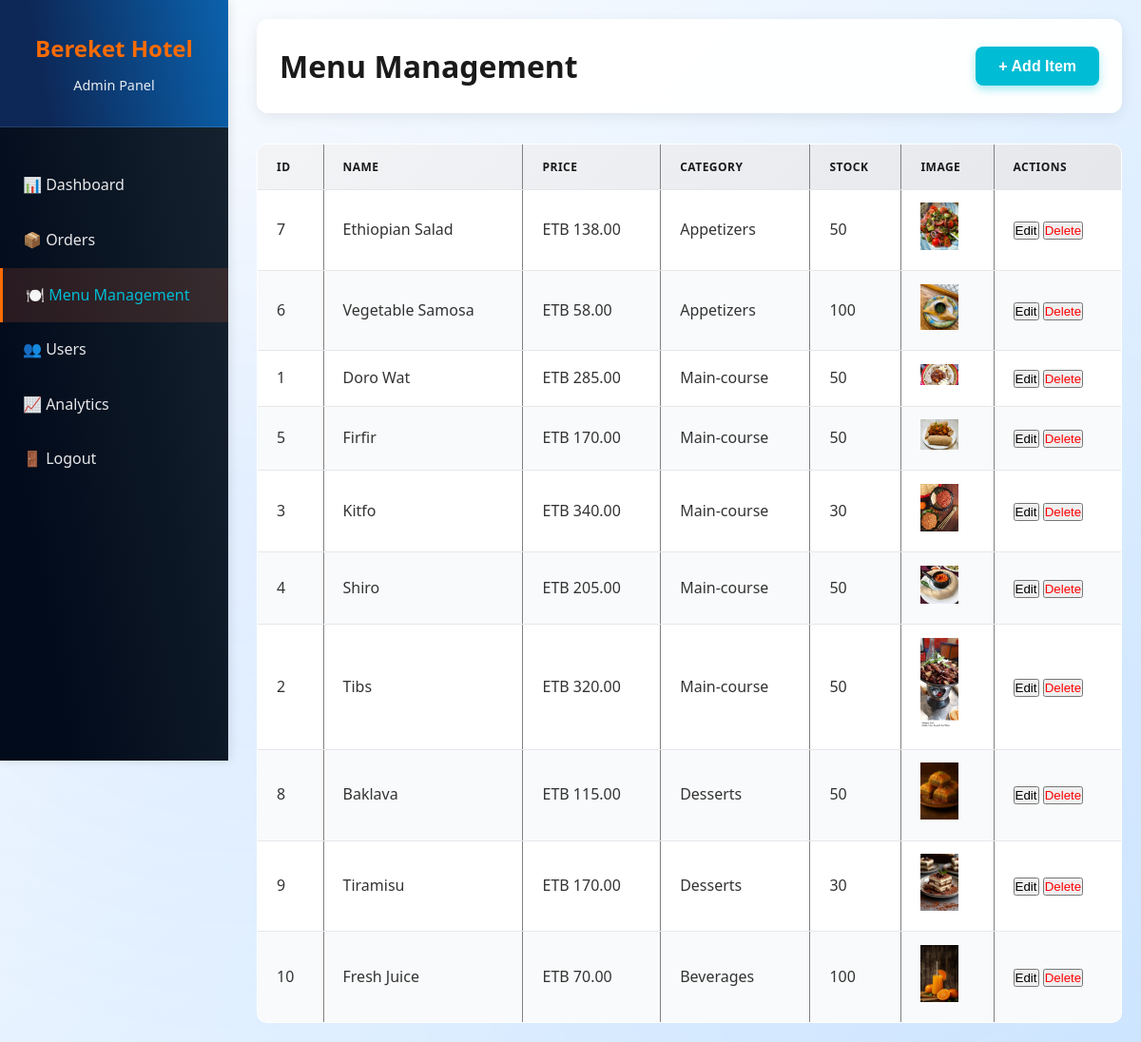
Page /admin/menu.php (signed in) on the committed database.
### tables this page shows
CREATE TABLE IF NOT EXISTS menu_items (
    id INT AUTO_INCREMENT PRIMARY KEY,
    name VARCHAR(255) NOT NULL,
    description TEXT,
    price DECIMAL(10, 2) NOT NULL,
    category ENUM('appetizers', 'main-course', 'desserts', 'beverages') NOT NULL,
    image VARCHAR(255),
    stock INT DEFAULT 0,
    status ENUM('active', 'inactive') DEFAULT 'active',
    created_at TIMESTAMP DEFAULT CURRENT_TIMESTAMP,
    updated_at TIMESTAMP DEFAULT CURRENT_TIMESTAMP ON UPDATE CURRENT_TIMESTAMP,
    INDEX idx_category (category),
    INDEX idx_status (status)
);

### admin/menu.php (the view, shortened to what this page needs)
<?php
$conn = getDBConnection();
$items = [];
$result = $conn->query("SELECT * FROM menu_items ORDER BY category, name");
if ($result) {
    while ($row = $result->fetch_assoc()) { $items[] = $row; }
}
?>
<!DOCTYPE html>
<html lang="en">
<head>
    <link rel="stylesheet" href="admin.css">
</head>
<body>
    <div class="admin-container">
        <aside class="sidebar">
            <div class="sidebar-header"><h2>Bereket Hotel</h2><p>Admin Panel</p></div>
            <div style="padding:0 1rem 1rem 1rem;">
            </div>
            <nav class="sidebar-nav">
                <a href="index.php" class="nav-item">📊 Dashboard</a>
                <a href="orders.php" class="nav-item">📦 Orders</a>
                <a href="menu.php" class="nav-item active">🍽️ Menu Management</a>
                <a href="users.php" class="nav-item">👥 Users</a>
                <a href="analytics.php" class="nav-item">📈 Analytics</a>
                <a href="logout.php" class="nav-item">🚪 Logout</a>
            </nav>
        </aside>
        <main class="main-content">
            <header class="content-header" style="display:flex;justify-content:space-between;align-items:center;gap:12px;">
                <div style="display:flex;gap:12px;align-items:center;">
                    <h1 style="margin:0;">Menu Management</h1>
                </div>
                <div>
                    <button onclick="openAddModal()" class="btn-primary">+ Add Item</button>
                </div>
            </header>
            <div class="table-container">
                <table class="data-table" border="1" width="100%" style="border-collapse: collapse;">
                    <thead>
                        <tr>
                            <th>ID</th><th>Name</th><th>Price</th><th>Category</th><th>Stock</th><th>Image</th><th>Actions</th>
                        </tr>
                    </thead>
                    <tbody>
                        <?php foreach ($items as $item): ?>
                        <tr>
                            <td><?php echo $item['id']; ?></td>
                            <td><?php echo htmlspecialchars($item['name']); ?></td>
                            <td>ETB <?php echo number_format($item['price'], 2); ?></td>
                            <td><?php echo ucfirst($item['category']); ?></td>
                            <td><?php echo $item['stock']; ?></td>
                            <td>
                                <?php
                                $imagePath = $item['image'];
                                $imagePath = preg_replace('#^\.\.?/#', '', $imagePath);
                                if(strpos($imagePath, 'uploads/') === 0):
                                    echo '<img src="../' . htmlspecialchars($imagePath) . '" width="40" alt="' . htmlspecialchars($item['name']) . '" onerror="this.src=\'../asset/image/doro.jpg\'">';
                                elseif(strpos($imagePath, 'asset/') === 0):
                                    echo '<img src="../' . htmlspecialchars($imagePath) . '" width="40" alt="' . htmlspecialchars($item['name']) . '" onerror="this.src=\'../asset/image/doro.jpg\'">';
                                elseif(preg_match('#^(https?://|data:)#', $imagePath)):
                                    echo '<img src="' . htmlspecialchars($imagePath) . '" width="40" alt="' . htmlspecialchars($item['name']) . '" onerror="this.src=\'../asset/image/default.jpg\'">';
                                else:
                                    if (strlen($imagePath) < 20 && !strpos($imagePath, '.')) {
                                        echo htmlspecialchars($imagePath);
                                    } else {
                                        echo '<img src="../asset/image/doro.jpg" width="40" alt="' . htmlspecialchars($item['name']) . '">';
                                    }
                                endif;
                                ?>
                            </td>
                            <td>
                                <button onclick='editItem(<?php echo json_encode($item); ?>)'>Edit</button>
                                <form method="POST" style="display:inline;" onsubmit="return confirm('Delete this item?');">
                                    <button type="submit" style="color:red;">Delete</button>
                                </form>
                            </td>
                        </tr>
                        <?php endforeach; ?>
                    </tbody>
                </table>
            </div>
        </main>
    </div>
</body>
</html>

### admin/admin.css (style rules this page uses)
* { margin: 0; padding: 0; box-sizing: border-box; }
:root { --nav-gradient: linear-gradient(80deg, rgb(2, 11, 27) 20%, rgb(23, 36, 48) 100%); --bg-gradient: linear-gradient(135deg, #ffffff 0%, #f0f7ff 30%, #e0efff 60%, #d0e7ff 100%); --hero-gradient: linear-gradient(80deg, rgb(13, 40, 87) 20%, rgb(11, 98, 173) 100%); --cyan: #00bcd4; --cyan-dark: #00a0b8; --orange: #ff6b35; --orange-light: rgb(250, 107, 5); --text-dark: #1a1a1a; --text-body: #333; --white: #fff; }
body { font-family: 'Segoe UI', Tahoma, Geneva, Verdana, sans-serif; background: var(--bg-gradient); background-attachment: fixed; color: var(--text-body); line-height: 1.6; min-height: 100vh; position: relative; }
body::before { content: ''; position: fixed; top: 0; left: 0; right: 0; bottom: 0; background-image: radial-gradient(circle at 20% 50%, rgba(59, 130, 246, 0.06) 0%, transparent 50%), radial-gradient(circle at 80% 80%, rgba(96, 165, 250, 0.04) 0%, transparent 50%); pointer-events: none; z-index: 0; }
.admin-container { display: flex; min-height: 100vh; position: relative; z-index: 1; }
.sidebar { width: 250px; background: var(--nav-gradient); color: var(--white); position: fixed; height: 100vh; overflow-y: auto; box-shadow: 2px 0 10px rgba(0, 0, 0, 0.1); z-index: 100; transition: transform 0.3s ease; }
.sidebar-header { padding: 2rem 1.5rem; background: var(--hero-gradient); text-align: center; border-bottom: 1px solid rgba(255, 255, 255, 0.1); }
.sidebar-header h2 { color: var(--orange-light); font-size: 1.5rem; margin-bottom: 0.5rem; }
.sidebar-header p { font-size: 0.9rem; opacity: 0.9; }
.sidebar-nav { padding: 1rem 0; }
.nav-item { display: flex; align-items: center; padding: 1rem 1.5rem; color: rgba(255, 255, 255, 0.9); text-decoration: none; transition: all 0.3s ease; position: relative; border-radius: 0; }
.nav-item.active { color: var(--cyan); background: rgba(255, 107, 53, 0.15); border-left: 3px solid var(--orange-light); }
.main-content { flex: 1; margin-left: 250px; padding: 2rem; position: relative; z-index: 1; }
.content-header { display: flex; justify-content: space-between; align-items: center; margin-bottom: 2rem; background: rgba(255, 255, 255, 0.95); padding: 1.5rem; border-radius: 12px; box-shadow: 0 4px 15px rgba(0, 0, 0, 0.08); -webkit-backdrop-filter: blur(10px); backdrop-filter: blur(10px); }
.content-header h1 { font-size: 2rem; color: var(--text-dark); margin: 0; }
.table-container { overflow-x: auto; border-radius: 10px; }
.data-table { width: 100%; border-collapse: collapse; background: var(--white); border-radius: 10px; overflow: hidden; }
.data-table thead { background: linear-gradient(135deg, #f3f4f6 0%, #e5e7eb 100%); }
.data-table th, .data-table td { padding: 0.85rem 1.25rem; text-align: left; border-bottom: 1px solid #e5e7eb; }
.data-table th { font-weight: 600; color: var(--text-dark); text-transform: uppercase; letter-spacing: 0.04em; font-size: 0.75rem; }
.data-table tbody tr { transition: all 0.2s ease; }
.data-table tbody tr:nth-child(even) { background-color: #f9fafb; }
.btn-primary, .btn-secondary, .btn-small, .btn-danger { padding: 0.7rem 1.5rem; border: none; border-radius: 8px; cursor: pointer; font-weight: 600; text-decoration: none; display: inline-block; transition: all 0.3s ease; font-size: 1rem; box-shadow: 0 4px 10px rgba(0, 188, 212, 0.35); }
.btn-primary { background-color: var(--cyan); color: var(--white); }

### admin/menu.php (style rules this page uses)
.admin-container { display: flex; min-height: 100vh; }
.sidebar { width: 240px; flex: 0 0 240px; }
.main-content { flex: 1; padding: 20px; }

### rows in the picture
menu_items: id "7", name "Ethiopian Salad", price "138.00", category "Appetizers", stock "50", image (picture)
menu_items: id "6", name "Vegetable Samosa", price "58.00", category "Appetizers", stock "100", image (picture)
menu_items: id "1", name "Doro Wat", price "285.00", category "Main-course", stock "50", image (picture)
menu_items: id "5", name "Firfir", price "170.00", category "Main-course", stock "50", image (picture)
menu_items: id "3", name "Kitfo", price "340.00", category "Main-course", stock "30", image (picture)
menu_items: id "4", name "Shiro", price "205.00", category "Main-course", stock "50", image (picture)
menu_items: id "2", name "Tibs", price "320.00", category "Main-course", stock "50", image (picture)
menu_items: id "8", name "Baklava", price "115.00", category "Desserts", stock "50", image (picture)
menu_items: id "9", name "Tiramisu", price "170.00", category "Desserts", stock "30", image (picture)
menu_items: id "10", name "Fresh Juice", price "70.00", category "Beverages", stock "100", image (picture)
